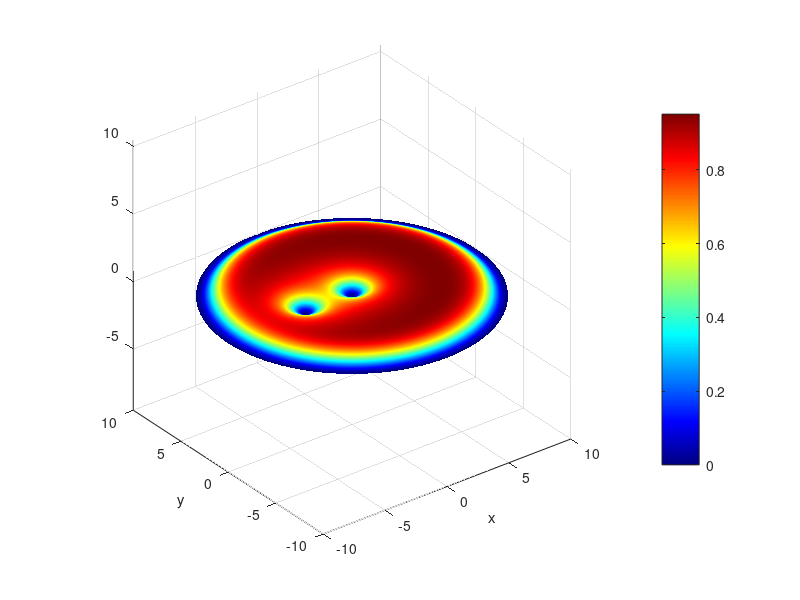

Write MATLAB code to recreate this figure. (Note: this script raises an error after producing the figure.)
nti = 0; % starting iteration (loads the last file of the previous run)
ntn = 100; % final iteration of the current run

if nti == 0 % then define all parameters

    comp_ker = 1; % =1 if the values of the kernel have to be computed

    split_NL = 0.5; % =0.5 for NLS, =1 for LS, =1/3 for NLS with dissipation
    if split_NL == 1
        V = 0;
    else
        V = -0.5;
    end

    R = 10; % radius of the cup NORMALIZED BY THE HEALING LENGTH



    %% Time and spatial coordinates

    nt = ntn;
    dt = 5e-3; T = nt*dt;
    ppskip = 40; % interval between two written outputs
    if nti > 0
        comp_ker = 0;
    end

    nth = 256; dth = 2*pi/nth; % angular points
    theta = 0:dth:2*pi-dth;

    nr = 256; dr = R/(nr-1); % radial points
    r = 0:dr:R;
    interp_sch = 'cubic';

    jmodes = 128; % number of modes

    [Thet,Rad] = meshgrid(theta,r);



    %% Initial condition

    r1 = 0; % center of vortex (radius)
    theta1 = 0; % center of vortex (angle)
    circ1 = 1; % vortex circulation

    r2 = 3*R/8; % center of vortex (radius)
    theta2 = pi; % center of vortex (angle)
    circ2 = -1; % vortex circulation

    %r3 = 3*R/8; % center of vortex (radius)
    %theta3 = 0; % center of vortex (angle)
    %circ3 = 1; % vortex circulation


    wf = tanh((R-Rad)/sqrt(2)).*exp(1i*7*Thet)... % background
        .*(Rad.*exp(1i*circ1*Thet) - r1*exp(1i*circ1*theta1))... % 1st vortex
        ./sqrt(Rad.^2 + r1.^2 - 2*r1*Rad.*cos(circ1*(Thet-theta1)) + 1);
    if exist('r2','var')
        wf = wf.*(Rad.*exp(1i*circ2*Thet) - r2*exp(1i*circ2*theta2))... % 2nd vortex
            ./sqrt(Rad.^2 + r2.^2 - 2*r2*Rad.*cos(circ2*(Thet-theta2)) + 1);
    end
    if exist('r3','var')
        wf = wf.*(Rad.*exp(1i*Thet) - r3*exp(1i*theta3))... % 3rd vortex
            ./sqrt(Rad.^2 + r3.^2 - 2*r3*Rad.*cos(circ3*(Thet-theta3)) + 1);
    end

    [indi,indj] = find(isinf(wf));      %set infinite value to 0
    wf(indi,indj) = 0;

    Theti = [Thet Thet(:,1)];
    Radi = [Rad Rad(:,1)];

    X = Radi.*cos(Theti);
    Y = Radi.*sin(Theti);

    wfi = [wf wf(:,1)];

    figure(1)
    colormap(jet(256))
    surf(X,Y,abs(wfi).^2), shading interp
    axis equal tight
    xlabel('x')
    ylabel('y')
    colorbar
end


pp = 1+nti; % indicator of the progression in the loop


deriv_thet = 1i*(ones(nr,1)*(-nth/2+1:nth/2));

[kt,fr] = obngfft(Thet,wf,2); % fft to isolate every angular mode
    if abs((pp-1)/ppskip - floor((pp-1)/ppskip)) <= 1e-14
        % derivative of wf % theta FOR THE PREVIOUS ITERATION
        [r2,dwfdt] = obngifft(kt,deriv_thet.*fr,2);
    end
    
    ii = -10
    load(['output/ker_' num2str(round(ii))])

        % forward Hankel transform
    Fr = interp1(r,fr(:,ii+nth/2),rr,interp_sch,'extrap');
        adht = dht(Fr,RR,KK,I);

        % inverse Hankel transform
        Fr = idht(adht.*exp(-1i*0.5*kk.^2*dt),I,KK,RR);
        fr(:,ii+nth/2) = interp1(rr,Fr,r,interp_sch,'extrap');